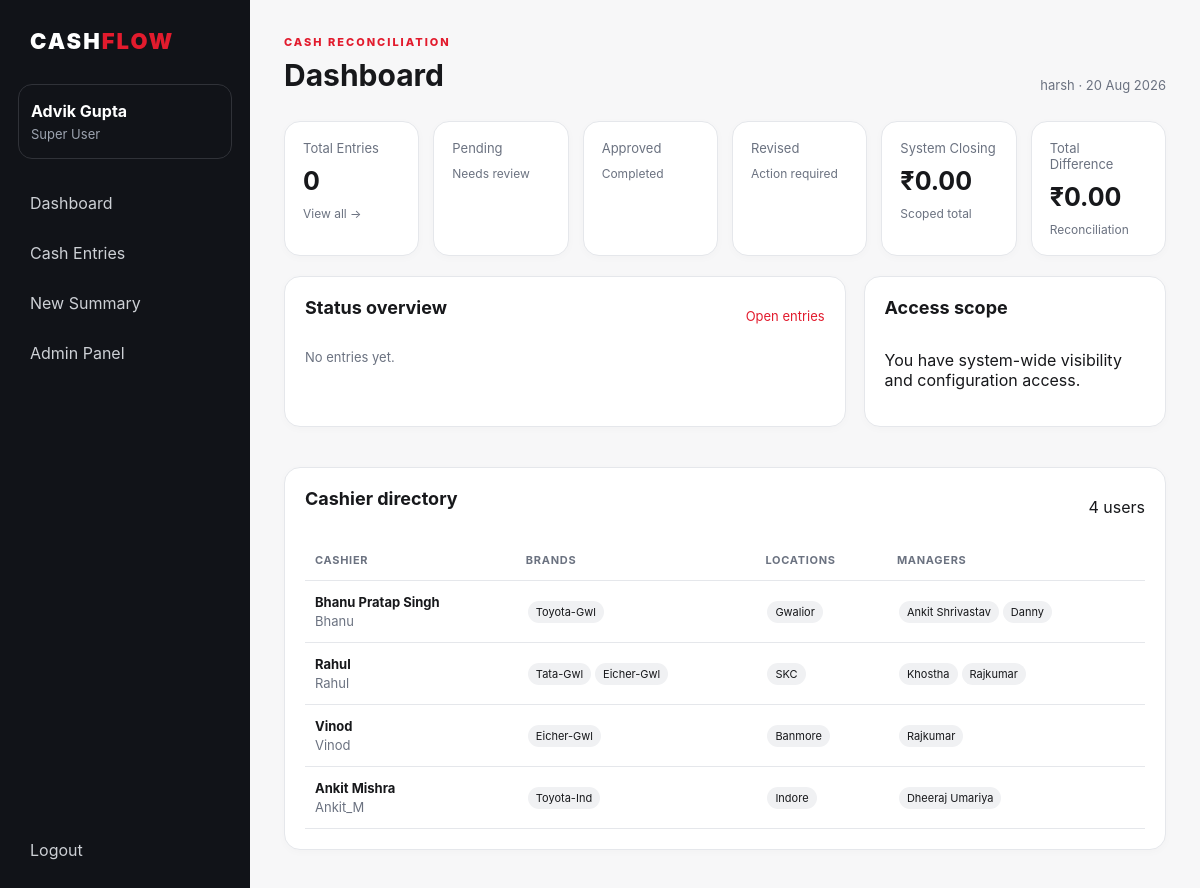
The app's page / (signed in) with its own data.
### cashapp/models.py (models this page shows, shortened)
class User(AbstractUser):
    ROLE_CHOICES=(('superuser','Super User'),('manager','Manager'),('cashier','Cashier'))
    role=models.CharField(max_length=20, choices=ROLE_CHOICES, default='cashier')
    brands=models.ManyToManyField(Brand, blank=True, related_name='assigned_users')
    locations=models.ManyToManyField(Location, blank=True, related_name='assigned_users')
    managers=models.ManyToManyField('self', blank=True, symmetrical=False, related_name='assigned_cashiers', limit_choices_to={'role':'manager'})
    def __str__(self): return self.get_full_name() or self.username

class Brand(models.Model):
    name=models.CharField(max_length=100, unique=True)
    active=models.BooleanField(default=True)

class Location(models.Model):
    name=models.CharField(max_length=120)
    code=models.CharField(max_length=30, blank=True)
    active=models.BooleanField(default=True)
    class Meta: unique_together=('name','code')

### cashapp/views.py (the view)
# urls.py: path('',views.dashboard,name='dashboard'), path('login/',views.login_view,name='login'), path('logout/',views.logout_view,name='logout'),
@login_required
@never_cache
def dashboard(request):
    qs=scoped_entries(request.user)
    context={'counts':qs.values('status').annotate(n=Count('id')),'total_entries':qs.count(),'total_difference':qs.aggregate(x=Sum('difference'))['x'] or 0,'total_closing':qs.aggregate(x=Sum('calculated_closing'))['x'] or 0}
    if request.user.role in ('superuser','manager') or request.user.is_superuser:
        context['cashiers']=User.objects.filter(role='cashier').prefetch_related('brands','locations','managers') if request.user.role in ('superuser',) or request.user.is_superuser else request.user.assigned_cashiers.all().prefetch_related('brands','locations','managers')
    return render(request,'cashapp/dashboard.html',context)

### cashapp/views.py (called while the page is built)
def scoped_entries(user):
    qs=CashEntry.objects.select_related('cashier','brand','location','last_action_by')
    if user.is_superuser or user.role=='superuser': return qs
    if user.role=='manager': return qs.filter(cashier__in=user.assigned_cashiers.all())
    return qs.filter(cashier=user)

### templates/cashapp/dashboard.html
{% extends 'base.html' %}{% block content %}<section class="cards"><a class="card" href="{% url 'entry_list' %}"><small>Total Entries</small><strong>{{ total_entries }}</strong><span>View all →</span></a><a class="card" href="{% url 'entry_list' %}?status=pending"><small>Pending</small><strong>{% for x in counts %}{% if x.status == 'pending' %}{{ x.n }}{% endif %}{% endfor %}</strong><span>Needs review</span></a><a class="card" href="{% url 'entry_list' %}?status=approved"><small>Approved</small><strong>{% for x in counts %}{% if x.status == 'approved' %}{{ x.n }}{% endif %}{% endfor %}</strong><span>Completed</span></a><a class="card" href="{% url 'entry_list' %}?status=revised"><small>Revised</small><strong>{% for x in counts %}{% if x.status == 'revised' %}{{ x.n }}{% endif %}{% endfor %}</strong><span>Action required</span></a><div class="card"><small>System Closing</small><strong>₹{{ total_closing|floatformat:2 }}</strong><span>Scoped total</span></div><div class="card"><small>Total Difference</small><strong>₹{{ total_difference|floatformat:2 }}</strong><span>Reconciliation</span></div></section>
<div class="grid2"><section class="panel"><div class="panelhead"><h2>Status overview</h2><a href="{% url 'entry_list' %}">Open entries</a></div><div class="bars">{% for x in counts %}<div class="barrow"><span>{{ x.status|title }}</span><div class="bar"><i style="width:{% widthratio x.n total_entries 100 %}%"></i></div><b>{{ x.n }}</b></div>{% empty %}<p class="muted">No entries yet.</p>{% endfor %}</div></section><section class="panel"><div class="panelhead"><h2>Access scope</h2></div>{% if request.user.role == 'cashier' %}<p>You can submit Main Cash and Petty Cash for your allotted brands and locations.</p>{% elif request.user.role == 'manager' %}<p>You can review only the cashiers assigned to you.</p>{% else %}<p>You have system-wide visibility and configuration access.</p>{% endif %}</section></div>
{% if cashiers %}<section class="panel"><div class="panelhead"><h2>Cashier directory</h2><span>{{ cashiers|length }} users</span></div><div class="tablewrap"><table><thead><tr><th>Cashier</th><th>Brands</th><th>Locations</th><th>Managers</th></tr></thead><tbody>{% for u in cashiers %}<tr><td><b>{{ u }}</b><small>{{ u.username }}</small></td><td>{% for b in u.brands.all %}<span class="tag">{{ b.name }}</span>{% empty %}—{% endfor %}</td><td>{% for l in u.locations.all %}<span class="tag">{{ l.name }}</span>{% empty %}—{% endfor %}</td><td>{% for m in u.managers.all %}<span class="tag">{{ m }}</span>{% empty %}—{% endfor %}</td></tr>{% endfor %}</tbody></table></div></section>{% endif %}{% endblock %}

### templates/base.html
{% load static %}<!doctype html><html><head><meta charset="utf-8"><meta name="viewport" content="width=device-width,initial-scale=1"><meta http-equiv="Cache-Control" content="no-store, no-cache, must-revalidate, max-age=0"><meta http-equiv="Pragma" content="no-cache"><meta http-equiv="Expires" content="0"><title>{% block title %}Cash Summary{% endblock %}</title><link rel="stylesheet" href="{% static 'css/app.css' %}"></head><body><div class="layout"><aside class="sidebar"><div class="brand">CASH<span>FLOW</span></div><div class="userbox"><b>{{ request.user.get_full_name|default:request.user.username }}</b><small>{{ request.user.get_role_display }}</small></div><nav><a href="{% url 'dashboard' %}">Dashboard</a><a href="{% url 'entry_list' %}">Cash Entries</a>{% if request.user.role == 'cashier' or request.user.is_superuser %}<a href="{% url 'entry_create' %}">New Summary</a>{% endif %}{% if request.user.is_superuser %}<a href="/admin/">Admin Panel</a>{% endif %}</nav><a class="logout" href="{% url 'logout' %}">Logout</a></aside><main class="main"><header><div><span class="eyebrow">CASH RECONCILIATION</span><h1>{% block heading %}Dashboard{% endblock %}</h1></div><div class="today">{{ request.user.get_username }} · {% now "d M Y" %}</div></header>{% for message in messages %}<div class="flash">{{ message }}</div>{% endfor %}{% block content %}{% endblock %}</main></div></body></html>

### static/css/app.css (style rules this page uses)
:root { --red:#e21b2d;--black:#111318;--gray:#f4f5f7;--line:#e5e7eb;--muted:#6b7280;--white:#fff }
* { box-sizing:border-box }
body { margin:0;font-family:Inter,Segoe UI,Arial,sans-serif;background:#f7f7f8;color:#17181b }
.layout { display:flex;min-height:100vh }
.sidebar { width:250px;background:var(--black);color:#fff;padding:28px 18px;position:fixed;inset:0 auto 0 0;display:flex;flex-direction:column }
.brand { font-weight:900;letter-spacing:2px;font-size:22px;padding:0 12px 30px }
.brand span { color:var(--red) }
.userbox { padding:16px 12px;border:1px solid #303238;border-radius:14px;margin-bottom:22px }
.userbox b,.userbox small { display:block }
.userbox small { color:#9ca3af;margin-top:5px }
nav { display:grid;gap:6px }
nav a,.logout { color:#cdd0d5;text-decoration:none;padding:12px;border-radius:10px }
.logout { margin-top:auto }
.main { margin-left:250px;width:calc(100% - 250px);padding:30px 34px }
header { display:flex;justify-content:space-between;align-items:end;margin-bottom:28px }
.eyebrow { font-size:11px;letter-spacing:2px;color:var(--red);font-weight:800 }
h1 { font-size:30px;margin:7px 0 0 }
h2 { font-size:18px;margin:0 0 16px }
.today,.muted,small { color:var(--muted);font-size:13px }
.cards { display:grid;grid-template-columns:repeat(6,1fr);gap:14px;margin-bottom:20px }
.card { background:#fff;border:1px solid var(--line);border-radius:16px;padding:18px;text-decoration:none;color:inherit;min-height:115px;box-shadow:0 2px 8px #00000006 }
.card small,.card span { display:block }
.card strong { display:block;font-size:25px;margin:10px 0 }
.card span { font-size:12px;color:var(--muted) }
.grid2 { display:grid;grid-template-columns:1.3fr .7fr;gap:18px;margin-bottom:20px }
.panel { background:#fff;border:1px solid var(--line);border-radius:16px;padding:20px;box-shadow:0 2px 8px #00000006;margin-bottom:20px }
.panelhead { display:flex;justify-content:space-between;align-items:center;margin-bottom:15px }
.panelhead a { color:var(--red);text-decoration:none;font-size:13px }
.tablewrap { overflow:auto }
table { width:100%;border-collapse:collapse;font-size:13px }
th,td { padding:13px 10px;border-bottom:1px solid var(--line);text-align:left;white-space:nowrap }
th { font-size:11px;text-transform:uppercase;letter-spacing:.7px;color:#6b7280 }
td small { display:block;margin-top:3px }
.tag { display:inline-block;background:#f0f1f3;border-radius:999px;padding:4px 8px;margin:2px;font-size:11px }

### records on screen
User: user.get_full_name "Advik Gupta", user.role "Super User", user.get_username "harsh"
User: first_name+last_name "Bhanu Pratap Singh", username "Bhanu"
Brand: name "Toyota-Gwl"
Location: name "Gwalior"
User: first_name+last_name "Ankit Shrivastav"
User: first_name+last_name "Danny"
User: first_name+last_name+username "Rahul", username "Rahul"
Brand: name "Tata-Gwl"
Brand: name "Eicher-Gwl"
Location: name "SKC"
User: first_name+last_name "Khostha"
User: first_name+last_name "Rajkumar"
User: first_name+last_name+username "Vinod", username "Vinod"
Location: name "Banmore"
User: first_name+last_name "Ankit Mishra", username "Ankit_M"
Brand: name "Toyota-Ind"
Location: name "Indore"
User: first_name+last_name "Dheeraj Umariya"

### other values on screen
{{ total_entries }} "0"
{{ total_closing|floatformat:2 }} "0.00"
{{ total_difference|floatformat:2 }} "0.00"
{{ cashiers|length }} "4"
